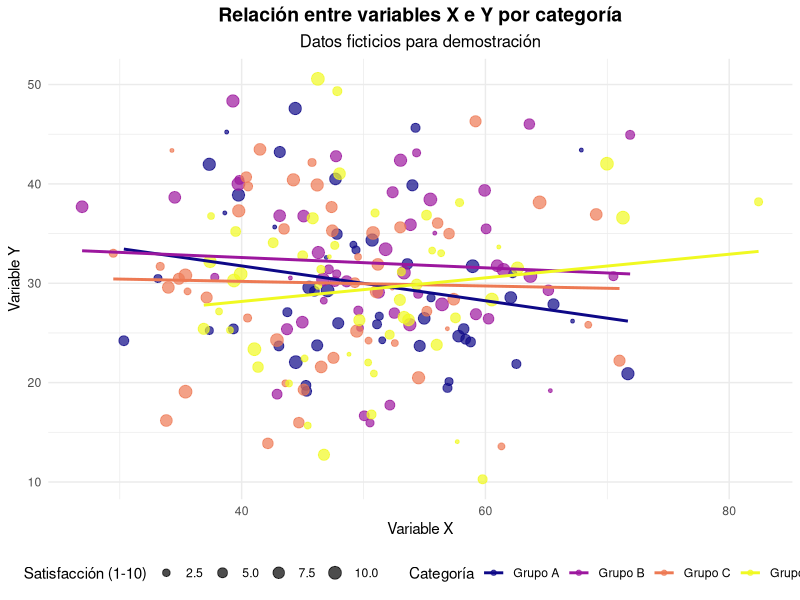

Recreate this plot in R.
# Cargar librerías necesarias
library(ggplot2)
library(dplyr)

# Crear datos ficticios
set.seed(123)  # Para reproducibilidad
datos_ejemplo <- data.frame(
  categoria = rep(c("Grupo A", "Grupo B", "Grupo C", "Grupo D"), each = 50),
  valor_x = rnorm(200, mean = 50, sd = 10),
  valor_y = rnorm(200, mean = 30, sd = 8),
  satisfaccion = sample(1:10, 200, replace = TRUE)
)

# Crear el gráfico
p <- ggplot(datos_ejemplo, aes(x = valor_x, y = valor_y, color = categoria)) +
  geom_point(aes(size = satisfaccion), alpha = 0.7) +
  geom_smooth(method = "lm", se = FALSE) +
  labs(
    title = "Relación entre variables X e Y por categoría",
    subtitle = "Datos ficticios para demostración",
    x = "Variable X",
    y = "Variable Y",
    color = "Categoría",
    size = "Satisfacción (1-10)"
  ) +
  theme_minimal() +
  theme(
    plot.title = element_text(hjust = 0.5, size = 14, face = "bold"),
    plot.subtitle = element_text(hjust = 0.5, size = 12),
    legend.position = "bottom"
  ) +
  scale_color_viridis_d(option = "plasma") +
  scale_size_continuous(range = c(1, 4))

# Mostrar el gráfico
print(p)

# Verificar estructura de los datos
cat("Estructura de los datos:\n")
str(datos_ejemplo)

cat("\nPrimeras filas:\n")
head(datos_ejemplo)